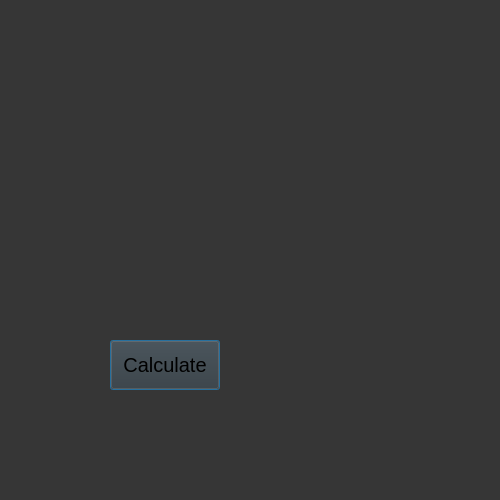
<?xml version="1.0" encoding="UTF-8"?>
<ui version="4.0">
 <class>Dialog</class>
 <widget class="QDialog" name="Dialog">
  <property name="geometry">
   <rect>
    <x>0</x>
    <y>0</y>
    <width>500</width>
    <height>500</height>
   </rect>
  </property>
  <property name="windowTitle">
   <string>Dialog</string>
  </property>
  <property name="styleSheet">
   <string notr="true">background-color: rgb(54, 54, 54);</string>
  </property>
  <widget class="QPushButton" name="calculateButton">
   <property name="geometry">
    <rect>
     <x>110</x>
     <y>340</y>
     <width>110</width>
     <height>50</height>
    </rect>
   </property>
   <property name="sizePolicy">
    <sizepolicy hsizetype="Fixed" vsizetype="Fixed">
     <horstretch>50</horstretch>
     <verstretch>50</verstretch>
    </sizepolicy>
   </property>
   <property name="minimumSize">
    <size>
     <width>110</width>
     <height>50</height>
    </size>
   </property>
   <property name="maximumSize">
    <size>
     <width>110</width>
     <height>50</height>
    </size>
   </property>
   <property name="styleSheet">
    <string notr="true">font-size:15pt;
background-color: &quot;crimson&quot;;
color: black;
</string>
   </property>
   <property name="text">
    <string>Calculate</string>
   </property>
  </widget>
 </widget>
 <resources/>
 <connections/>
</ui>
